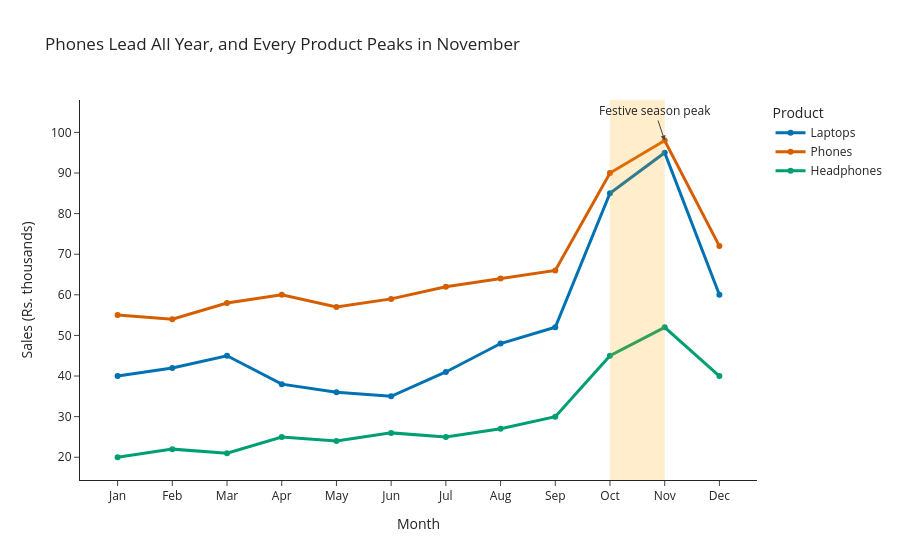

Notebook source saved alongside this figure:
### Markdown cell above
## Part E: Customizing a Plotly Chart

### Code cell
# TASK-6: Interactive Plotly Chart

import plotly.express as px

colors = {
    "Laptops": "#0072B2",
    "Phones": "#D55E00",
    "Headphones": "#009E73"
}

long = sales.melt(
    id_vars="Month",
    var_name="Product",
    value_name="Sales"
)

fig = px.line(
    long,
    x="Month",
    y="Sales",
    color="Product",
    markers=True,
    color_discrete_map=colors,
    template="simple_white",
    title="Phones Lead All Year, and Every Product Peaks in November"
)

fig.update_traces(
    line_width=3,
    hovertemplate="%{x}: Rs. %{y}k"
)

fig.update_layout(
    yaxis_title="Sales (Rs. thousands)",
    xaxis_title="Month"
)

fig.add_annotation(
    x="Nov",
    y=98,
    text="Festive season peak",
    showarrow=True,
    arrowhead=2
)

fig.add_vrect(
    x0="Oct",
    x1="Nov",
    fillcolor="orange",
    opacity=0.2,
    line_width=0
)

fig.show()

### Figure 1 — Plotly figure (JSON) as saved in the notebook; plotly's stock layout.template omitted (floating-point values rounded to 4 significant figures)
{"data": [{"hovertemplate": "%{x}: Rs. %{y}k", "legendgroup": "Laptops", "line": {"color": "#0072B2", "dash": "solid", "width": 3}, "marker": {"symbol": "circle"}, "mode": "lines+markers", "name": "Laptops", "orientation": "v", "showlegend": true, "type": "scatter", "x": ["Jan", "Feb", "Mar", "Apr", "May", "Jun", "Jul", "Aug", "Sep", "Oct", "Nov", "Dec"], "xaxis": "x", "y": [40, 42, 45, 38, 36, 35, 41, 48, 52, 85, 95, 60], "yaxis": "y"}, {"hovertemplate": "%{x}: Rs. %{y}k", "legendgroup": "Phones", "line": {"color": "#D55E00", "dash": "solid", "width": 3}, "marker": {"symbol": "circle"}, "mode": "lines+markers", "name": "Phones", "orientation": "v", "showlegend": true, "type": "scatter", "x": ["Jan", "Feb", "Mar", "Apr", "May", "Jun", "Jul", "Aug", "Sep", "Oct", "Nov", "Dec"], "xaxis": "x", "y": [55, 54, 58, 60, 57, 59, 62, 64, 66, 90, 98, 72], "yaxis": "y"}, {"hovertemplate": "%{x}: Rs. %{y}k", "legendgroup": "Headphones", "line": {"color": "#009E73", "dash": "solid", "width": 3}, "marker": {"symbol": "circle"}, "mode": "lines+markers", "name": "Headphones", "orientation": "v", "showlegend": true, "type": "scatter", "x": ["Jan", "Feb", "Mar", "Apr", "May", "Jun", "Jul", "Aug", "Sep", "Oct", "Nov", "Dec"], "xaxis": "x", "y": [20, 22, 21, 25, 24, 26, 25, 27, 30, 45, 52, 40], "yaxis": "y"}], "layout": {"annotations": [{"arrowhead": 2, "showarrow": true, "text": "Festive season peak", "x": "Nov", "y": 98}], "legend": {"title": {"text": "Product"}, "tracegroupgap": 0}, "shapes": [{"fillcolor": "orange", "line": {"width": 0}, "opacity": 0.2, "type": "rect", "x0": "Oct", "x1": "Nov", "xref": "x", "y0": 0, "y1": 1, "yref": "y domain"}], "title": {"text": "Phones Lead All Year, and Every Product Peaks in November"}, "xaxis": {"anchor": "y", "domain": [0, 1], "title": {"text": "Month"}}, "yaxis": {"anchor": "x", "domain": [0, 1], "title": {"text": "Sales (Rs. thousands)"}}}}
